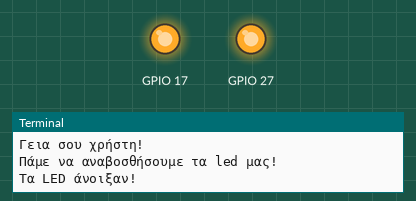
Bench run of a program on a simulated Raspberry Pi (BCM pin numbers). Parts: output pins drawn as LEDs (lit = HIGH), the last lines printed to the terminal. At 7.0 s the program stops and its outputs stay as they are.

Above: at 0.1 s.
At 7.1 s:
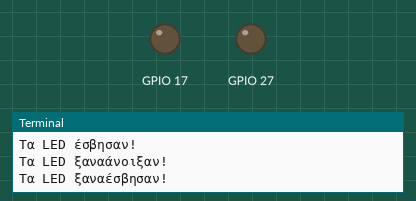
Timing chart, 0 to 8.5 s (numbered marks = the images above):
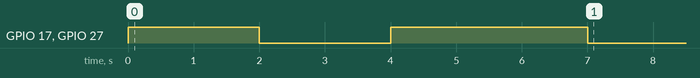

The program:

5-led_blink.py
```python
#!/usr/bin/env python
# -*- coding: utf-8 -*-
#

# Εισαγωγή function sleep από την βιβλιοθήκη time
from time import sleep
# Εισαγωγή βιβλιοθήκης RPi.GPIO
import RPi.GPIO as GPIO

# Ορισμός του συστήματος αρίθμησης των pin σε BCM
GPIO.setmode(GPIO.BCM)

print("Γεια σου χρήστη!")
print("Πάμε να αναβοσθήσουμε τα led μας!")


# Ορισμός του GPIO17 ως OUTPUT
GPIO.setup(17,GPIO.OUT)
# Ορισμός του GPIO27 ως OUTPUT
GPIO.setup(27,GPIO.OUT)


# Εκτύπωση πληροφοριακού μηνύματος στον χρήστη
print "Τα LED άνοιξαν!"

# Ορισμός του OUTPUT GPIO17 ως HIGH, το οποίο συνεπάγεται ότι 3v3 θα είναι ενεργά στο pin
GPIO.output(17,GPIO.HIGH)
# Ορισμός του OUTPUT GPIO27 ως HIGH, το οποίο συνεπάγεται ότι 3v3 θα είναι ενεργά στο pin
GPIO.output(27,GPIO.HIGH)

# Εισάγουμε καθυστέρηση 2 δευτερολέπτων ώστε τα LED να παραμείνουν ανοικτά
sleep(2)


# Εκτύπωση πληροφοριακού μηνύματος στον χρήστη
print "Τα LED έσβησαν!"

# Ορισμός του OUTPUT GPIO17 ως LOW, το οποίο συνεπάγεται ότι 3v3 δεν θα είναι ενεργά στο pin
GPIO.output(17,GPIO.LOW)
# Ορισμός του OUTPUT GPIO27 ως LOW, το οποίο συνεπάγεται ότι 3v3 δεν θα είναι ενεργά στο pin
GPIO.output(27,GPIO.LOW)

# Εισάγουμε καθυστέρηση 2 δευτερολέπτων ώστε τα LED να παραμείνουν κλειστά
sleep(2)

### Επανάληψη!

# Εκτύπωση πληροφοριακού μηνύματος στον χρήστη
print "Τα LED ξαναάνοιξαν!"

# Ορισμός του OUTPUT GPIO17 ως HIGH, το οποίο συνεπάγεται ότι 3v3 θα είναι ενεργά στο pin
GPIO.output(17,GPIO.HIGH)
# Ορισμός του OUTPUT GPIO27 ως HIGH, το οποίο συνεπάγεται ότι 3v3 θα είναι ενεργά στο pin
GPIO.output(27,GPIO.HIGH)

# Εισάγουμε καθυστέρηση 3 δευτερολέπτων ώστε τα LED να παραμείνουν ανοικτά
sleep(3)


# Εκτύπωση πληροφοριακού μηνύματος στον χρήστη
print "Τα LED ξαναέσβησαν!"

# Ορισμός του OUTPUT GPIO17 ως LOW, το οποίο συνεπάγεται ότι 3v3 δεν θα είναι ενεργά στο pin
GPIO.output(17,GPIO.LOW)
# Ορισμός του OUTPUT GPIO27 ως LOW, το οποίο συνεπάγεται ότι 3v3 δεν θα είναι ενεργά στο pin
GPIO.output(27,GPIO.LOW)

# Καθώς είναι η τελευταία ενέργεια δεν απαιτείται αναμομή αλλά κάνουμε άμεσα αποδέσμευση των pin
GPIO.cleanup()
```

Measured:
- by itself, GPIO 17, GPIO 27: LOW → HIGH at 0.00 s, → LOW 2.0 s later, → HIGH 2.0 s later, → LOW 3.0 s later
